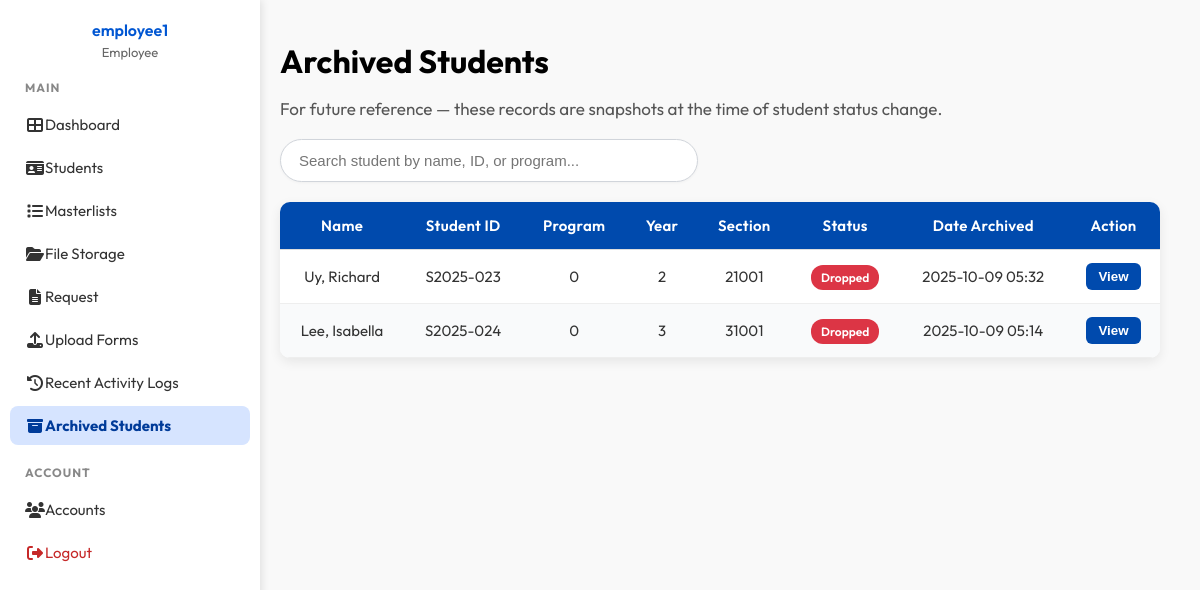
Screenshot of /admin/ArchivedStudents.php (signed in) with the database file from the repository.
### tables this page shows
CREATE TABLE `users` (
  `user_id` int(11) NOT NULL,
  `username` varchar(255) DEFAULT NULL,
  `email` varchar(255) NOT NULL,
  `password_hash` text DEFAULT NULL,
  `role_id` int(11) DEFAULT NULL,
  `active` tinyint(1) DEFAULT NULL
);

CREATE TABLE `roles` (
  `role_id` int(11) NOT NULL,
  `name` varchar(255) DEFAULT NULL,
  `description` text DEFAULT NULL
);

CREATE TABLE `archived_students` (
  `archive_id` int(11) NOT NULL,
  `student_id` varchar(20) NOT NULL,
  `first_name` varchar(100) NOT NULL,
  `last_name` varchar(100) NOT NULL,
  `program` varchar(100) NOT NULL,
  `year_level` int(11) DEFAULT 0,
  `section` varchar(50) DEFAULT NULL,
  `student_status` enum('Enrolled','Dropped','Graduated') DEFAULT 'Enrolled',
  `contact_no` varchar(50) DEFAULT NULL,
  `address` varchar(255) DEFAULT NULL,
  `birthdate` date DEFAULT NULL,
  `photo_path` text DEFAULT NULL,
  `archived_date` timestamp NOT NULL DEFAULT current_timestamp()
);

### admin/ArchivedStudents.php (the view, shortened to what this page needs)
<?php
require_once __DIR__ . "/../Database/connection.php";
$res = $conn->query("
  SELECT
    archive_id,
    student_id,
    first_name,
    last_name,
    program,
    year_level,
    section,
    student_status,
    contact_no,
    address,
    birthdate,
    photo_path,
    archived_date
  FROM archived_students
  ORDER BY archived_date DESC, last_name ASC, first_name ASC
");
$arch = $res->fetch_all(MYSQLI_ASSOC);
?>
<!DOCTYPE html>
<html lang="en">
<head>
<link href="https://cdnjs.cloudflare.com/ajax/libs/bootstrap-icons/1.11.3/font/bootstrap-icons.min.css" rel="stylesheet">
<link rel="stylesheet" href="../components/css/ArchivedStudents.css">
</head>
<body>
<?php include 'AdminSidenav.php'; ?>
<div class="container">
  <h1>Archived Students</h1>
  <p>For future reference — these records are snapshots at the time of student status change.</p>
  <div class="search-bar">
    <input type="text" id="searchInput" placeholder="Search student by name, ID, or program..." autocomplete="off">
  </div>
  <table class="requests-table" id="archTable">
    <thead>
      <tr>
        <th>Name</th>
        <th>Student ID</th>
        <th>Program</th>
        <th>Year</th>
        <th>Section</th>
        <th>Status</th>
        <th>Date Archived</th>
        <th>Action</th>
      </tr>
    </thead>
    <tbody>
      <?php if (count($arch) === 0): ?>
        <tr><td colspan="8">No archived student records found.</td></tr>
      <?php else: foreach($arch as $a): ?>
        <tr data-student='<?= json_encode($a, JSON_HEX_APOS | JSON_HEX_QUOT) ?>'>
          <td><?= htmlspecialchars($a['last_name'].", ".$a['first_name']) ?></td>
          <td><?= htmlspecialchars($a['student_id']) ?></td>
          <td><?= htmlspecialchars($a['program']) ?></td>
          <td><?= htmlspecialchars($a['year_level']) ?></td>
          <td><?= htmlspecialchars($a['section']) ?></td>
          <td>
            <?php if ($a['student_status'] === 'Graduated'): ?>
              <span class="status Approved">Graduated</span>
            <?php else: ?>
              <span class="status Declined">Dropped</span>
            <?php endif; ?>
          </td>
          <td><?= htmlspecialchars(date('Y-m-d H:i', strtotime($a['archived_date']))) ?></td>
          <td><button class="view-btn" onclick="viewStudent(this)">View</button></td>
        </tr>
      <?php endforeach; endif; ?>
    </tbody>
  </table>
</div>
</body>
</html>

### admin/AdminSidenav.php (shortened to what this page needs)
<?php
  require_once __DIR__ . "/../Database/connection.php";
  $current_page = basename($_SERVER['PHP_SELF']);
  $user_id = $_SESSION['user_id'];
  $stmt = $conn->prepare("
      SELECT u.username, r.name AS role_name
      FROM users u
      JOIN roles r ON u.role_id = r.role_id
      WHERE u.user_id = ?
  ");
  $stmt->bind_param("i", $user_id);
  $stmt->execute();
  $result = $stmt->get_result();
  $user = $result->fetch_assoc();
  $staffName = $user['username'] ?? "Unknown User";
  $staffRole = $user['role_name'] ?? "Unknown Role";
?>
<!DOCTYPE html>
<html lang="en">
<head>
  <link rel="stylesheet" href="https://cdnjs.cloudflare.com/ajax/libs/font-awesome/6.4.0/css/all.min.css">
</head>
<body>
<div class="sidebar collapsed" id="sidebar">
  <div class="sidebar-header">
    <h3 class="sidebar-text"><?= htmlspecialchars($staffName) ?></h3>
    <p class="sidebar-text"><?= htmlspecialchars($staffRole) ?></p>
  </div>
  <div class="sidebar-section">
    <h4 class="sidebar-text">MAIN</h4>
    <a href="index.php" class="<?= $current_page=='index.php' ? 'active' : '' ?>">
      <i class="fas fa-th-large"></i><span class="sidebar-text"> Dashboard</span>
    </a>
    <a href="StudentInfo.php" class="<?= $current_page=='StudentInfo.php' ? 'active' : '' ?>">
      <i class="fas fa-id-card"></i><span class="sidebar-text"> Students</span>
    </a>
    <a href="Masterlist.php" class="<?= $current_page=='Masterlist.php' ? 'active' : '' ?>">
      <i class="fas fa-list"></i><span class="sidebar-text"> Masterlists</span>
    </a>
    <a href="FileStorage.php" class="<?= $current_page=='FileStorage.php' ? 'active' : '' ?>">
      <i class="fas fa-folder-open"></i><span class="sidebar-text"> File Storage</span>
    </a>
    <a href="Request.php" class="<?= $current_page=='Request.php' ? 'active' : '' ?>">
      <i class="fas fa-file-alt"></i><span class="sidebar-text"> Request</span>
    </a>
     <a href="upload_forms.php" class="<?= $current_page=='upload_forms.php' ? 'active' : '' ?>">
      <i class="fas fa-upload"></i><span class="sidebar-text"> Upload Forms</span>
    </a>
    <a href="ActivityLogs.php" class="<?= $current_page=='ActivityLogs.php' ? 'active' : '' ?>">
      <i class="fas fa-history"></i><span class="sidebar-text"> Recent Activity Logs</span>
    </a>
    <a href="ArchivedStudents.php" class="<?= $current_page=='ArchivedStudents.php' ? 'active' : '' ?>">
      <i class="fas fa-archive"></i><span class="sidebar-text"> Archived Students</span>
    </a>
  </div>
  <div class="sidebar-section">
    <h4 class="sidebar-text">ACCOUNT</h4>
    <a href="Accounts.php" class="<?= $current_page=='Accounts.php' ? 'active' : '' ?>">
      <i class="fas fa-users"></i><span class="sidebar-text"> Accounts</span>
    </a>
    <a href="../Database/logout.php" class="logout">
      <i class="fas fa-sign-out-alt"></i><span class="sidebar-text"> Logout</span>
    </a>
  </div>
</div>
</body>
</html>

### components/css/ArchivedStudents.css (style rules this page uses)
body { margin: 0; font-family: 'Outfit', sans-serif; background: url('../img/bg.jpg') no-repeat center center fixed; background-size: cover; color: #222; display: flex; min-height: 100vh; }
.container { flex: 1; margin-left: 240px; padding: 20px 40px; transition: margin-left 0.3s ease; box-sizing: border-box; position: relative; background: none; }
h1 { font-size: 32px; font-weight: 700; color: #000000; margin-bottom: 6px; }
p { font-size: 17px; color: #555; margin-bottom: 20px; }
.search-bar { position: relative; width: 100%; max-width: 380px; margin-bottom: 20px; }
#searchInput { width: 100%; padding: 12px 18px; border: 1px solid #d1d5db; border-radius: 25px; font-size: 15px; background: #fff; box-shadow: 0 1px 3px rgba(0,0,0,0.04); transition: all 0.2s ease; }
.requests-table { width: 100%; border-collapse: separate; border-spacing: 0; background: #ffffff; border-radius: 10px; overflow: hidden; box-shadow: 0 4px 12px rgba(0,0,0,0.08); font-family: 'Outfit', sans-serif; font-size: 15px; }
.requests-table thead { background: #004aad; color: #ffffff; }
.requests-table th { padding: 14px 16px; text-align: center; font-weight: 600; letter-spacing: 0.3px; border-bottom: 1px solid #ddd; }
.requests-table td { padding: 13px 15px; text-align: center; border-bottom: 1px solid #eee; }
.requests-table tbody tr:nth-child(odd) { background: #ffffff; }
.requests-table tbody tr:nth-child(even) { background: #f9fafb; }
.status { padding: 5px 10px; border-radius: 12px; color: #fff; font-weight: 600; font-size: 12px; text-transform: capitalize; }
.status.Declined { background: #dc3545; }
.view-btn { background: #004aad; color: #fff; padding: 6px 12px; border-radius: 6px; border: none; cursor: pointer; font-weight: 600; transition: 0.2s; }

### admin/AdminSidenav.php (style rules this page uses)
body { margin: 0; font-family: 'Outfit', sans-serif; background: #f9f9f9; color: #333; display: flex; }
.sidebar { position: fixed; left: 0; top: 0; height: 100%; width: 240px; background: #fff; color: #333; box-shadow: 2px 0 8px rgba(0,0,0,0.1); padding: 20px 10px; transition: width 0.3s ease; overflow-y: auto; z-index: 1000; }
.sidebar-header { text-align: center; margin-bottom: 20px; }
.sidebar-header h3 { margin: 0; font-size: 16px; font-weight: 600; color: #0056d2; }
.sidebar-header p { font-size: 13px; color: #666; margin: 4px 0 0; }
.sidebar-section { margin-bottom: 20px; }
.sidebar-section h4 { margin: 10px 15px; font-size: 12px; text-transform: uppercase; color: #888; letter-spacing: 1px; }
.sidebar a { display: flex; align-items: center; text-decoration: none; color: #333; padding: 10px 15px; border-radius: 8px; margin: 4px 0; transition: background 0.3s, color 0.3s; font-size: 15px; }
.sidebar a i { font-size: 16px; width: 20px; text-align: center; }
.sidebar a.active { background: #d6e4ff; color: #003b99; font-weight: bold; }
.sidebar a.logout { color: #c62828; }

### rows the page displays
users: username "employee1", role.name "Employee"
archived_students: last_name+first_name "Uy, Richard", student "S2025-023", program "0", year_level "2", section "21001", student_status "Dropped", archived_date "2025-10-09 05:32"
archived_students: last_name+first_name "Lee, Isabella", student "S2025-024", program "0", year_level "3", section "31001", student_status "Dropped", archived_date "2025-10-09 05:14"
